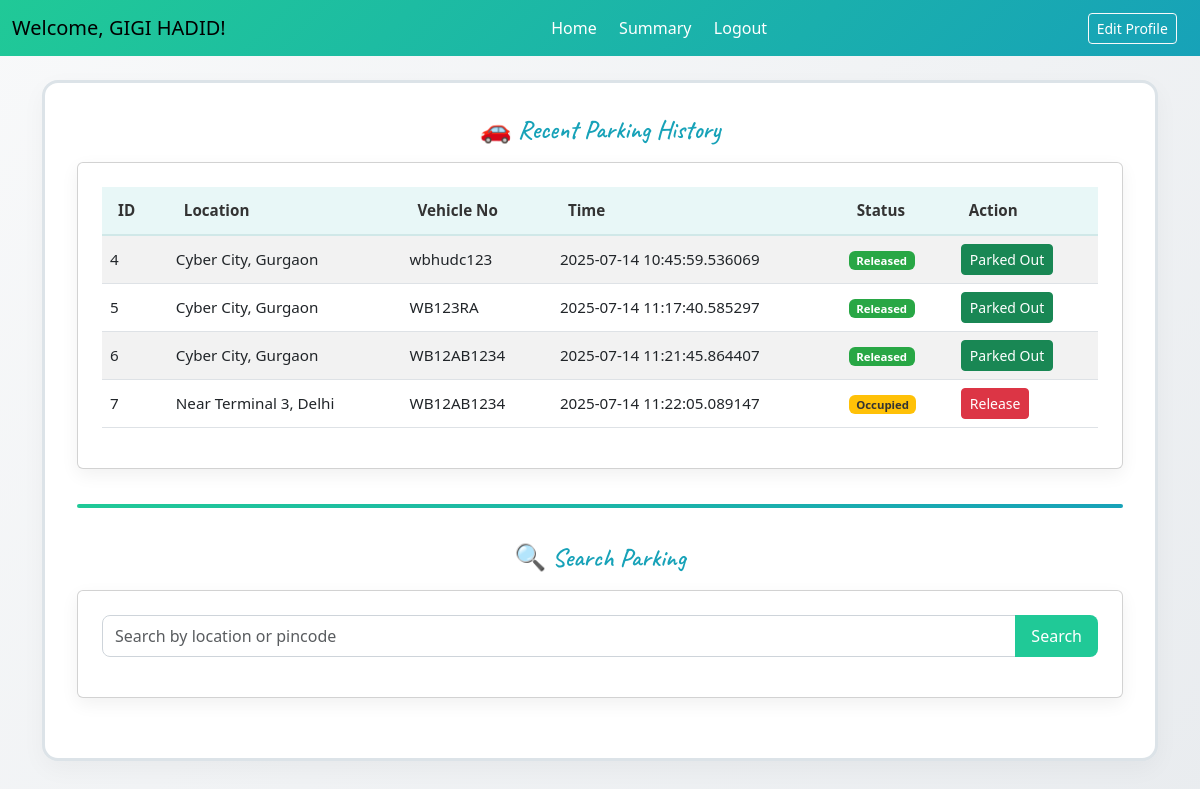
Page /user_dashboard (signed in) on the committed database.
### backend/models.py (models this page shows, shortened)
class User_Info(db.Model):
    __tablename__ = "user_info"
    id = db.Column(db.Integer, primary_key=True)
    full_name = db.Column(db.String(100))
    user_name = db.Column(db.String(100), unique=True)
    email = db.Column(db.String(120), unique=True)
    pwd = db.Column(db.String(100))
    phone = db.Column(db.String(20))
    address = db.Column(db.String(200))
    pincode = db.Column(db.String(10))
    role = db.Column(db.Integer, default=1)
    reservations = db.relationship('Reservation', backref='user', lazy=True)

class Reservation(db.Model):
    __tablename__ = "reservations"
    id = db.Column(db.Integer, primary_key=True)
    spot_id = db.Column(db.Integer, db.ForeignKey('parking_spots.id'), nullable=False)
    user_id = db.Column(db.Integer, db.ForeignKey('user_info.id'), nullable=False)
    vehicle_no = db.Column(db.String(20), nullable=False)
    parking_timestamp = db.Column(db.DateTime, default=datetime.utcnow)
    leaving_timestamp = db.Column(db.DateTime, nullable=True)
    cost = db.Column(db.Float)
    @property
    def lot(self):
        return self.spot.lot if self.spot else None

class ParkingLot(db.Model):
    __tablename__ = "parking_lot"
    id = db.Column(db.Integer, primary_key=True)
    prime_location_name = db.Column(db.String(100), nullable=False)
    name = db.Column(db.String(100))
    address = db.Column(db.String(200))
    pincode = db.Column(db.String(10))
    price_per_hour = db.Column(db.Float, nullable=False)
    total_spots = db.Column(db.Integer, nullable=False)
    created_date = db.Column(db.DateTime, default=datetime.utcnow)
    location = db.Column(db.String(255))
    spots = db.relationship('ParkingSpot', backref='lot', lazy=True)  # relationship to ParkingSpot

### backend/controllers.py (the view)
    @app.route("/user_dashboard")
    def user_dashboard():
        if 'user_id' not in session:
            return redirect('/login')
        user = User_Info.query.get(session['user_id'])
        reservations = Reservation.query.filter_by(user_id=user.id).all()
        total_bookings = len(reservations)
        active_bookings = sum(1 for r in reservations if r.spot.status == 'O')
        return render_template(
            "user_dashboard.html",
            user=user,
            reservations=reservations,
            total_bookings=total_bookings,
            active_bookings=active_bookings,
            results=[],
            query=""
        )

### templates/user_dashboard.html (shortened to what this page needs)
<!DOCTYPE html>
<html lang="en">
<head>
  <link rel="stylesheet" href="/static/css/style.css">
  <link href="https://cdn.jsdelivr.net/npm/bootstrap@5.3.0/dist/css/bootstrap.min.css" rel="stylesheet">
</head>
<body>
<div class="main-container">
  <nav class="navbar navbar-expand-lg dashboard-navbar">
    <div class="container-fluid">
      <span class="navbar-brand">Welcome, {{ user.full_name }}!</span>
      <div class="nav-center d-flex">
        <a href="/user_dashboard" class="nav-link">Home</a>
        <a href="/user_summary" class="nav-link">Summary</a>
        <a href="{{ url_for('logout') }}" class="nav-link">Logout</a>
      </div>
      <div>
        <a href="/user_edit_profile" class="btn btn-outline-light btn-sm">Edit Profile</a>
      </div>
    </div>
  </nav>
  <div class="container py-4">
    <div class="dashboard-border">
      <h5 class="section-title text-center mb-3">🚗 Recent Parking History</h5>
      <div class="card glass-card">
        <div class="card-body">
          <table class="table table-hover table-striped">
            <thead>
              <tr>
                <th>ID</th>
                <th>Location</th>
                <th>Vehicle No</th>
                <th>Time</th>
                <th>Status</th>
                <th>Action</th>
              </tr>
            </thead>
            <tbody>
              {% for res in reservations %}
              <tr>
                <td>{{ res.id }}</td>
                <td>{{ res.lot.location }}</td>
                <td>{{ res.vehicle_no }}</td>
                <td>{{ res.parking_timestamp }}</td>
                <td>
                  {% if res.leaving_timestamp == None %}
                    <span class="badge bg-warning">Occupied</span>
                  {% else %}
                    <span class="badge bg-success">Released</span>
                  {% endif %}
                </td>
                <td>
                  {% if res.leaving_timestamp == None %}
                  <button class="btn btn-sm btn-danger"
                          data-bs-toggle="modal"
                          data-bs-target="#releaseModal"
                          data-res-id="{{ res.id }}"
                          data-vehicle-no="{{ res.vehicle_no }}"
                          data-location="{{ res.lot.location }}"
                          data-parking-time="{{ res.parking_timestamp }}">
                    Release
                  </button>
                  {% else %}
                  <a href="/parkedout/{{ res.id }}" class="btn btn-sm btn-success">Parked Out</a>
                  {% endif %}
                </td>
              </tr>
              {% endfor %}
            </tbody>
          </table>
        </div>
      </div>
      <hr class="inner-divider">
      <h5 class="section-title text-center mb-3">🔍 Search Parking</h5>
      <div class="card glass-card">
        <div class="card-body">
          <form method="get" action="/user_search">
            <div class="input-group mb-3">
              <input type="text" class="form-control" name="q" placeholder="Search by location or pincode">
              <button class="btn btn-primary" type="submit">Search</button>
            </div>
          </form>
        </div>
      </div>
    </div>
  </div>
</div>
</body>
</html>

### static/css/style.css (style rules this page uses)
* { margin: 0; padding: 0; box-sizing: border-box; }
body { background: #f5f7fa; font-family: 'Poppins', sans-serif; margin: 0; padding: 0; }
.main-container { min-height: 100vh; display: flex; flex-direction: column; }
.dashboard-navbar { display: flex; justify-content: space-between; align-items: center; background: linear-gradient(135deg, #20c997, #17a2b8); color: white; padding: 1rem 2rem; font-size: 1rem; }
.dashboard-navbar a { color: white; text-decoration: none; margin: 0 0.7rem; font-weight: 500; }
.nav-center { display: flex; justify-content: center; align-items: center; }
.nav-center a { margin: 0 0.7rem; }
.container { flex: 1; padding: 2rem; }
.section-title { margin-bottom: 1.2rem; font-size: 1.3rem; font-weight: 600; color: #333; }
.glass-card { background: rgba(255, 255, 255, 0.94); backdrop-filter: blur(8px); border-radius: 1rem; box-shadow: 0 10px 30px rgba(0, 0, 0, 0.07); overflow: hidden; }
.card-body { padding: 1.2rem; }
.table { font-size: 0.95rem; }
.table thead th { background-color: #f8f9fb; border-bottom: none; font-weight: 600; padding: 0.75rem 1rem; }
.table tbody td { vertical-align: middle; }
.badge { font-size: 0.8rem; padding: 0.5em 0.7em; border-radius: 0.5rem; }
.btn-sm { font-size: 0.75rem; padding: 0.4rem 0.7rem; border-radius: 0.4rem; }
.input-group input[type="text"] { border-radius: 0.5rem 0 0 0.5rem; border: 1px solid #ced4da; }
.input-group .btn { border-radius: 0 0.5rem 0.5rem 0; }
h1, h5, h6 { font-weight: 600; }
.card { margin-bottom: 1.8rem; }
.glass-card .card-body { padding: 1.5rem; }
.table thead th { background-color: #e8f7f7; color: #333; border-bottom: 2px solid #d0e8e8; font-weight: 600; }
.badge.bg-success { background-color: #28a745 !important; }
.badge.bg-warning { background-color: #ffc107 !important; color: #333; }
.input-group input[type="text"] { border-radius: 0.5rem 0 0 0.5rem; border: 1px solid #ced4da; padding: 0.5rem 0.75rem; }
.input-group .btn { border-radius: 0 0.5rem 0.5rem 0; background-color: #20c997; border: none; padding: 0.5rem 1rem; font-weight: 500; }
.glass-card { background: rgba(255, 255, 255, 0.97); border: 1px solid #dce3e8; border-radius: 1rem; box-shadow: 0 6px 18px rgba(0, 0, 0, 0.06); }
.card-body .table { background-color: #ffffff; border-radius: 0.5rem; }
.section-title { margin-bottom: 1rem; font-size: 1.3rem; color: #333; font-weight: 600; }
.section-title { font-family: 'Dancing Script', cursive; font-size: 2rem; color: #17a2b8; text-align: center; margin-bottom: 1.5rem; font-weight: 600; }
.table-striped > tbody > tr:nth-of-type(odd) { background-color: #f9fbfd; }
.section-title { font-family: 'Caveat', cursive; font-size: 1.6rem; font-weight: 600; }
.dashboard-border { border: 3px solid #dce3e8; border-radius: 1rem; padding: 2rem; background: #ffffff; box-shadow: 0 8px 24px rgba(0, 0, 0, 0.04); margin-bottom: 2rem; }
.inner-divider { border: none; height: 4px; background: linear-gradient(90deg, #20c997, #17a2b8); margin: 2.2rem 0; border-radius: 50px; opacity: 1; }
body { background: linear-gradient(135deg, #f8f9fa, #e9ecef); }

### rows in the picture
User_Info: full_name "GIGI HADID"
Reservation: id "4", lot.location "Cyber City, Gurgaon", vehicle_no "wbhudc123", parking_timestamp "2025-07-14 10:45:59.536069", shows "Released"
Reservation: id "5", lot.location "Cyber City, Gurgaon", vehicle_no "WB123RA", parking_timestamp "2025-07-14 11:17:40.585297", shows "Released"
Reservation: id "6", lot.location "Cyber City, Gurgaon", vehicle_no "WB12AB1234", parking_timestamp "2025-07-14 11:21:45.864407", shows "Released"
Reservation: id "7", lot.location "Near Terminal 3, Delhi", vehicle_no "WB12AB1234", parking_timestamp "2025-07-14 11:22:05.089147", shows "Occupied"
